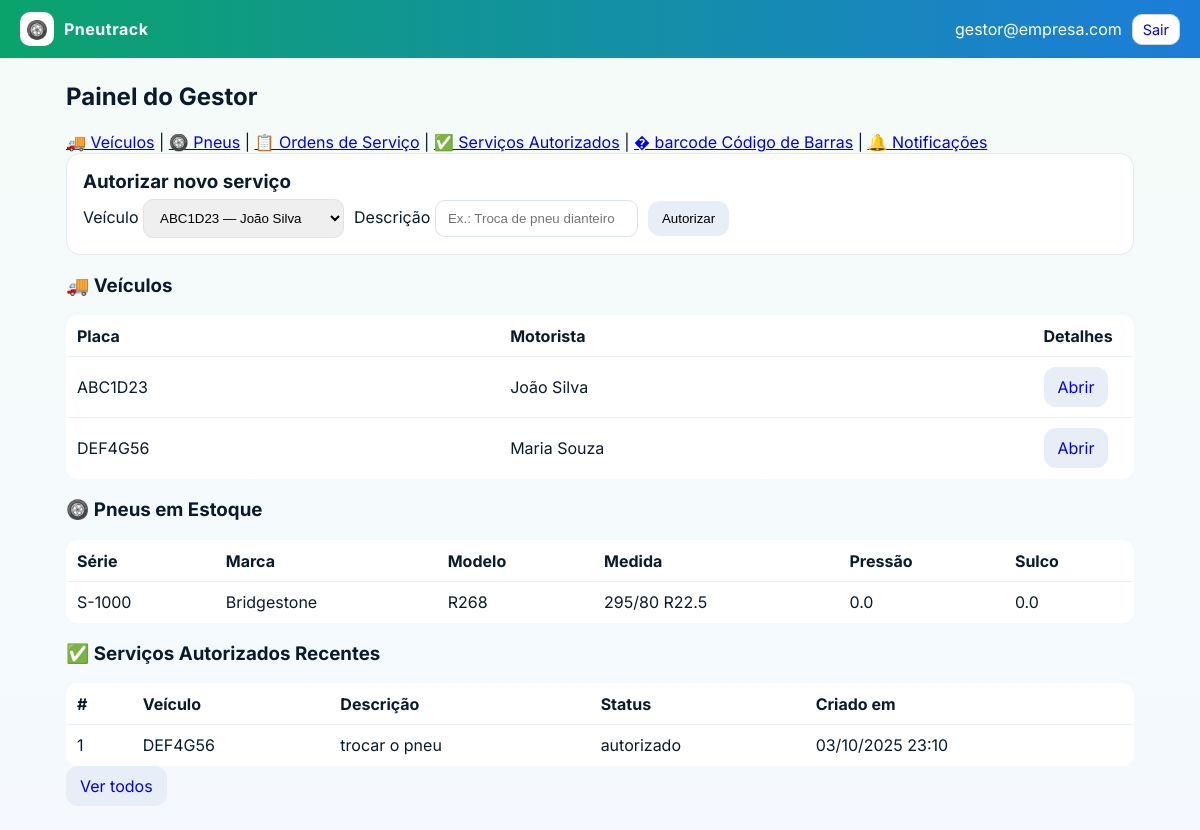
Screenshot of /gestor (signed in) with the database file from the repository.
### app.py (models this page shows)
class User(db.Model):
    id = db.Column(db.Integer, primary_key=True)
    email = db.Column(db.String(120), unique=True, nullable=False)
    name = db.Column(db.String(80), nullable=False)
    role = db.Column(db.String(20), nullable=False)  # gestor | borracheiro
    password = db.Column(db.String(128), nullable=False)  # demo only

class Veiculo(db.Model):
    id = db.Column(db.Integer, primary_key=True)
    anexos = db.relationship("Anexo", backref="veiculo", cascade="all, delete-orphan")
    placa = db.Column(db.String(10), unique=True, nullable=False)
    motorista = db.Column(db.String(80), nullable=False)
    alerta_km_max = db.Column(db.Integer, default=50000)
    eixos = db.relationship("Eixo", backref="veiculo", cascade="all, delete-orphan")
    posicoes = db.relationship("PosicaoPneu", backref="veiculo", cascade="all, delete-orphan")
    historicos = db.relationship("Historico", backref="veiculo", cascade="all, delete-orphan")
    servicos = db.relationship("ServicoAutorizado", backref="veiculo", cascade="all, delete-orphan")

class Pneu(db.Model):
    id = db.Column(db.Integer, primary_key=True)
    codigo_barras = db.Column(db.String(64))
    numero_fogo = db.Column(db.String(20))
    numero_serie = db.Column(db.String(40))
    marca = db.Column(db.String(40))
    modelo = db.Column(db.String(40))
    medida = db.Column(db.String(40))
    status = db.Column(db.String(20), default="estoque")  # estoque, ativo, conserto, recapagem, vendido, sucateado, rodizio
    pressao = db.Column(db.Float, default=0)
    sulco = db.Column(db.Float, default=0)

class ServicoAutorizado(db.Model):
    id = db.Column(db.Integer, primary_key=True)
    veiculo_id = db.Column(db.Integer, db.ForeignKey("veiculo.id"), nullable=False)
    descricao = db.Column(db.String(200), nullable=False)
    status = db.Column(db.String(20), default="autorizado")  # autorizado, concluido, cancelado
    created_at = db.Column(db.DateTime, default=datetime.utcnow)

### app.py (the view)
        def inner(*args, **kwargs):
            user = current_user()
            if not user:
                return redirect(url_for("login"))
            if role and user.role != role:
                flash("Acesso negado para este perfil.", "error")
                return redirect(url_for("home"))
            return fn(*args, **kwargs)

### app.py (called while the page is built)
def current_user():
    email = session.get("email")
    if not email:
        return None
    return User.query.filter_by(email=email).first()

def login_required(role=None):
    def decorator(fn):
        def inner(*args, **kwargs):
            user = current_user()
            if not user:
                return redirect(url_for("login"))
            if role and user.role != role:
                flash("Acesso negado para este perfil.", "error")
                return redirect(url_for("home"))
            return fn(*args, **kwargs)
        inner.__name__ = fn.__name__
        return inner
    return decorator

@app.route("/gestor")
@login_required(role="gestor")
def gestor_dashboard():
    veiculos = Veiculo.query.order_by(Veiculo.placa).all()
    estoque = Pneu.query.filter_by(status="estoque").all()
    servicos = ServicoAutorizado.query.order_by(ServicoAutorizado.created_at.desc()).all()
    return render_template("gestor_dashboard.html", veiculos=veiculos, estoque=estoque, servicos=servicos)

### templates/gestor_dashboard.html (shortened to what this page needs)
{% extends "base.html" %}
{% block content %}
<h2 class="h4 mb-3">Painel do Gestor</h2>
<nav class="d-flex gap-2 flex-wrap mb-3 small">
  <a href="{{ url_for('veiculos_list') }}">🚚 Veículos</a> |
  <a href="{{ url_for('pneus_list') }}">🛞 Pneus</a> |
  <a href="{{ url_for('os_list') }}">📋 Ordens de Serviço</a> |
  <a href="{{ url_for('servicos_autorizados') }}">✅ Serviços Autorizados</a> |
  <a href="{{ url_for('barcode_tool') }}">� barcode Código de Barras</a> |
  <a href="{{ url_for('notificacoes') }}">🔔 Notificações</a>
</nav>
<section class="card p-3 mb-4">
  <h3 class="h6 mb-3">Autorizar novo serviço</h3>
  <form method="post" action="{{ url_for('gestor_autorizar') }}" class="row g-2 align-items-end">
    <div class="col-sm-4">
      <label class="form-label">Veículo</label>
      <select class="form-select form-select-sm" name="veiculo_id" required>
        {% for v in veiculos %}
          <option value="{{ v.id }}">{{ v.placa }} — {{ v.motorista }}</option>
        {% endfor %}
      </select>
    </div>
    <div class="col-sm-6">
      <label class="form-label">Descrição</label>
      <input class="form-control form-control-sm" type="text" name="descricao" placeholder="Ex.: Troca de pneu dianteiro" required>
    </div>
    <div class="col-sm-2">
      <button class="btn btn-sm btn-primary w-100">Autorizar</button>
    </div>
  </form>
</section>
<section class="mb-4">
  <h3 class="h6 mb-2">🚚 Veículos</h3>
  <div class="table-responsive">
    <table class="table table-sm table-bordered align-middle">
      <thead>
        <tr>
          <th>Placa</th>
          <th>Motorista</th>
          <th style="width:100px">Detalhes</th>
        </tr>
      </thead>
      <tbody>
        {% for v in veiculos %}
        <tr>
          <td class="fw-semibold">{{ v.placa }}</td>
          <td>{{ v.motorista }}</td>
          <td><a class="btn btn-sm btn-outline-primary" href="{{ url_for('veiculo_detail', vid=v.id) }}">Abrir</a></td>
        </tr>
        {% else %}
        <tr><td colspan="3" class="text-muted">Nenhum veículo.</td></tr>
        {% endfor %}
      </tbody>
    </table>
  </div>
</section>
<section class="mb-4">
  <h3 class="h6 mb-2">🛞 Pneus em Estoque</h3>
  <div class="table-responsive">
    <table class="table table-sm table-bordered align-middle">
      <thead>
        <tr>
          <th>Série</th><th>Marca</th><th>Modelo</th><th>Medida</th><th>Pressão</th><th>Sulco</th>
        </tr>
      </thead>
      <tbody>
        {% for p in estoque %}
        <tr>
          <td>{{ p.numero_serie or '-' }}</td>
          <td>{{ p.marca or '-' }}</td>
          <td>{{ p.modelo or '-' }}</td>
          <td>{{ p.medida or '-' }}</td>
          <td>{{ p.pressao }}</td>
          <td>{{ p.sulco }}</td>
        </tr>
        {% else %}
        <tr><td colspan="6" class="text-muted">Sem pneus em estoque.</td></tr>
        {% endfor %}
      </tbody>
    </table>
  </div>
</section>
<section>
  <h3 class="h6 mb-2">✅ Serviços Autorizados Recentes</h3>
  <div class="table-responsive">
    <table class="table table-sm table-bordered align-middle">
      <thead>
        <tr>
          <th>#</th><th>Veículo</th><th>Descrição</th><th>Status</th><th>Criado em</th>
        </tr>
      </thead>
      <tbody>
        {% for s in servicos %}
        <tr>
          <td>{{ s.id }}</td>
          <td>{{ s.veiculo.placa }}</td>
          <td>{{ s.descricao }}</td>
          <td>{{ s.status }}</td>
          <td>{{ s.created_at.strftime('%d/%m/%Y %H:%M') }}</td>
        </tr>
        {% else %}
        <tr><td colspan="5" class="text-muted">Sem autorizações.</td></tr>
        {% endfor %}
      </tbody>
    </table>
  </div>
  <div class="mt-2">
    <a class="btn btn-sm btn-outline-secondary" href="{{ url_for('servicos_autorizados') }}">Ver todos</a>
  </div>
</section>
{% endblock %}

### templates/base.html (shortened to what this page needs)
<!doctype html>
<html lang="pt-br">
<head>
  <link rel="stylesheet" href="{{ url_for('static', filename='styles.css') }}">
</head>
<body>
  <header class="topbar">
    <div class="brand">
      <div class="logo">🛞</div>
      <div class="title">Pneutrack</div>
    </div>
    {% if session.get('email') %}
    <div class="user">
      <span>{{ session.get('email') }}</span>
      <a class="btn small outline" href="{{ url_for('logout') }}">Sair</a>
    </div>
    {% endif %}
  </header>
  <main class="container">
    {% block content %}{% endblock %}
  </main>
</body>
</html>

### static/styles.css (style rules this page uses)
:root { --brand1:#0AA36C; --brand2:#1C7DD9; --bg:#f4fbf7; }
* { box-sizing:border-box }
body { margin:0;font-family:Inter,system-ui,-apple-system,Segoe UI,Roboto,Helvetica,Arial,sans-serif;background:linear-gradient(180deg,#f4fbf7,#f5f9ff);color:#0b1b2b }
.topbar { display:flex;justify-content:space-between;align-items:center;padding:12px 20px;background:linear-gradient(90deg,var(--brand1),var(--brand2));color:#fff }
.brand { display:flex;gap:10px;align-items:center }
.logo { width:34px;height:34px;border-radius:10px;background:#fff;color:#0b1b2b;display:grid;place-items:center;font-size:18px }
.title { font-weight:700;letter-spacing:.5px }
.user { display:flex;gap:10px;align-items:center }
.container { max-width:1100px;margin:24px auto;padding:0 16px }
input,select { padding:10px 12px;border:1px solid #dde3ee;border-radius:10px;outline:none }
.btn { padding:10px 14px;border-radius:12px;border:none;cursor:pointer;display:inline-block;text-decoration:none;text-align:center;background:#e7eef8 }
.btn.outline { background:#fff;border:1px solid #cbd5e1 }
.btn.small { padding:6px 10px;border-radius:10px;font-size:.9rem }
.row { display:flex;gap:10px;align-items:center;flex-wrap:wrap }
.card { background:#fff;border-radius:14px;padding:16px;border:1px solid #e5e9f2 }
.card h3 { margin:0 0 6px }
.table { width:100%;border-collapse:collapse;background:#fff;border-radius:12px;overflow:hidden;border:1px solid #e5e9f2 }
.table th,.table td { padding:10px;border-bottom:1px solid #eef2f7;text-align:left }
.table tr:last-child td { border-bottom:none }

### rows the page displays
User: get "gestor@empresa.com"
Veiculo: placa "ABC1D23", motorista "João Silva"
Veiculo: placa "DEF4G56", motorista "Maria Souza"
Pneu: numero_serie "S-1000", marca "Bridgestone", modelo "R268", medida "295/80 R22.5", pressao "0.0", sulco "0.0"
ServicoAutorizado: id "1", veiculo.placa "DEF4G56", descricao "trocar o pneu", status "autorizado", created_at "03/10/2025 23:10"

### other values shown
form field veiculo_id "ABC1D23 — João Silva"
